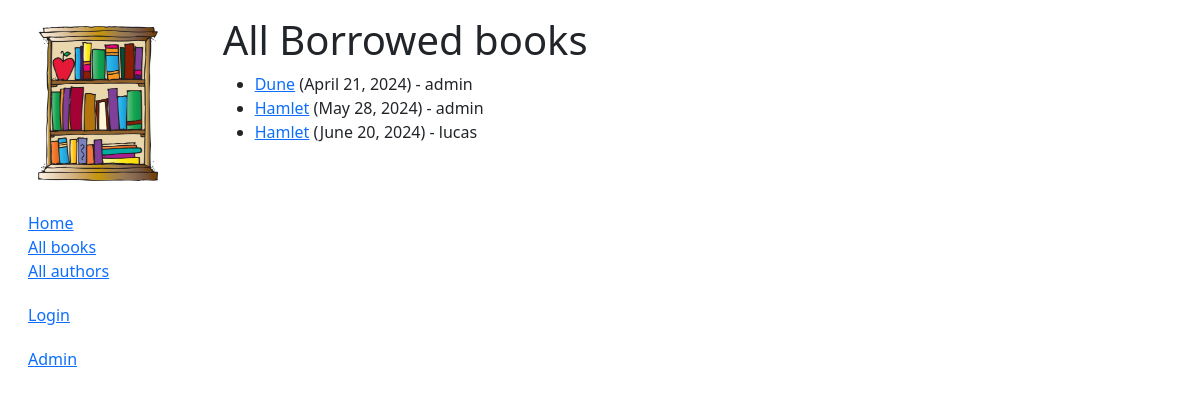
/catalog/borrowed/, run on the app's committed database.
### catalog/models.py (models this page shows, shortened)
class BookInstance(models.Model):
    id = models.UUIDField(primary_key=True, default=uuid.uuid4,
                          help_text="Unique ID for this particular book across whole library")
    book = models.ForeignKey('Book', on_delete=models.RESTRICT, null=True)
    imprint = models.CharField(max_length=200)
    due_back = models.DateField(null=True, blank=True)
    borrower = models.ForeignKey(
        settings.AUTH_USER_MODEL, on_delete=models.SET_NULL, null=True, blank=True)
    @property
    def is_overdue(self):
        return bool(self.due_back and date.today() > self.due_back)
    LOAN_STATUS = (
        ('d', 'Maintenance'),
        ('o', 'On loan'),
        ('a', 'Available'),
        ('r', 'Reserved'),
    )
    status = models.CharField(
        max_length=1,
        choices=LOAN_STATUS,
        blank=True,
        default='d',
        help_text='Book availability')
    class Meta:
        ordering = ['due_back']
        permissions = (("can_mark_returned", "Set book as returned"),)

class Book(models.Model):
    title = models.CharField(max_length=200)
    author = models.ForeignKey('Author', on_delete=models.RESTRICT, null=True)
    summary = models.TextField(
        max_length=1000, help_text="Enter a brief description of the book")
    isbn = models.CharField('ISBN', max_length=13,
                            unique=True,
                            help_text='13 Character <a href="https://www.isbn-international.org/content/what-isbn'
                                      '">ISBN number</a>')
    genre = models.ManyToManyField(
        Genre, help_text="Select a genre for this book")
    language = models.ForeignKey(
        'Language', on_delete=models.SET_NULL, null=True)
    class Meta:
        ordering = ['title', 'author']
    def display_genre(self):
        """Creates a string for the Genre. This is required to display genre in Admin."""
        return ', '.join([genre.name for genre in self.genre.all()[:3]])
    display_genre.short_description = 'Genre'

### catalog/views.py (the view)
# urls.py: path('borrowed/', views.LoanedBooks.as_view(), name='all-borrowed'),
class LoanedBooks(generic.ListView):
    model = BookInstance
    template_name = 'catalog/all_borrowed.html'
    def get_queryset(self):
        return (
            BookInstance.objects.filter(status='o')
        )

### catalog/templates/catalog/all_borrowed.html (shortened to what this page needs)
{% extends "base_generic.html" %}
{% block content %}
    <h1> All Borrowed books</h1>
    {% if bookinstance_list %}
    <ul>
      {% for bookinst in bookinstance_list %}
      <li class="{% if bookinst.is_overdue %}text-danger{% endif %}">
        <a href="{% url 'book-detail' bookinst.book.pk %}">{{ bookinst.book.title }}</a> ({{ bookinst.due_back }})
        - {{bookinst.borrower}}
      </li>
      {% endfor %}
    </ul>
    {% else %}
      <p>There are no books borrowed.</p>
    {% endif %}
{% endblock %}

### data on the page
BookInstance: book "Dune", due_back "April 21, 2024", borrower "admin"
BookInstance: book "Hamlet", due_back "May 28, 2024", borrower "admin"
BookInstance: book "Hamlet", due_back "June 20, 2024", borrower "lucas"
